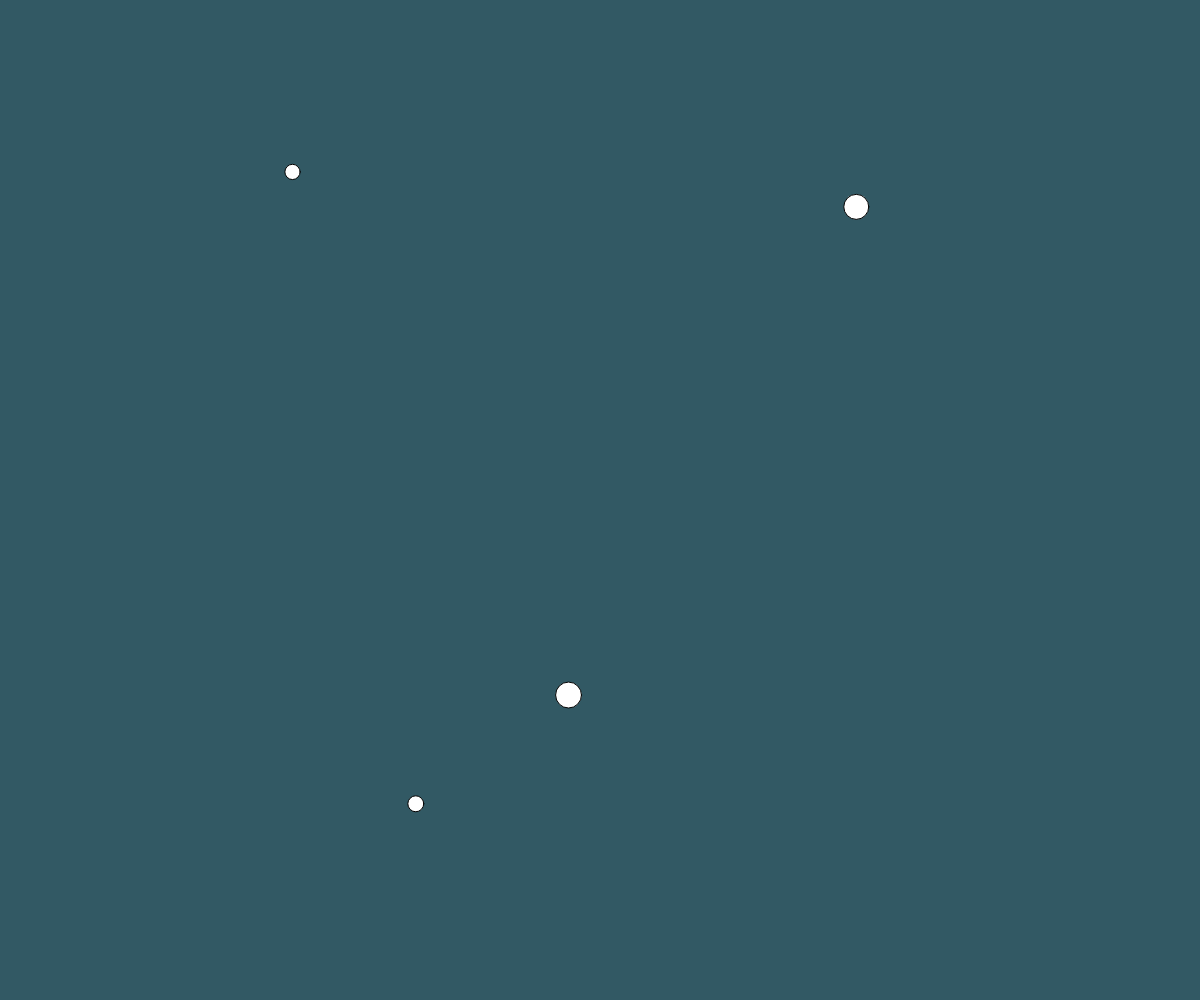
Frame 1 (no input)
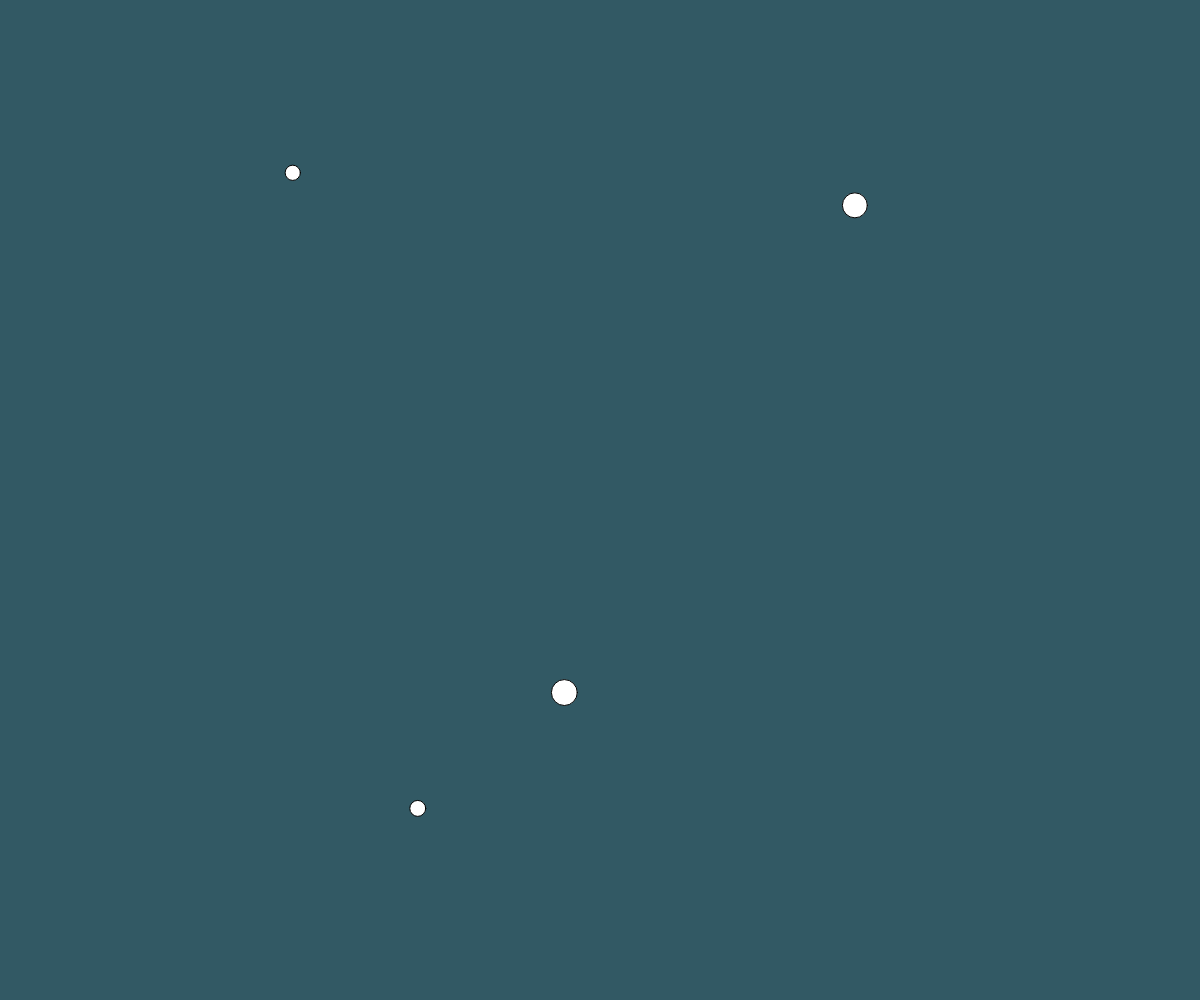
Frame 60 (no input)
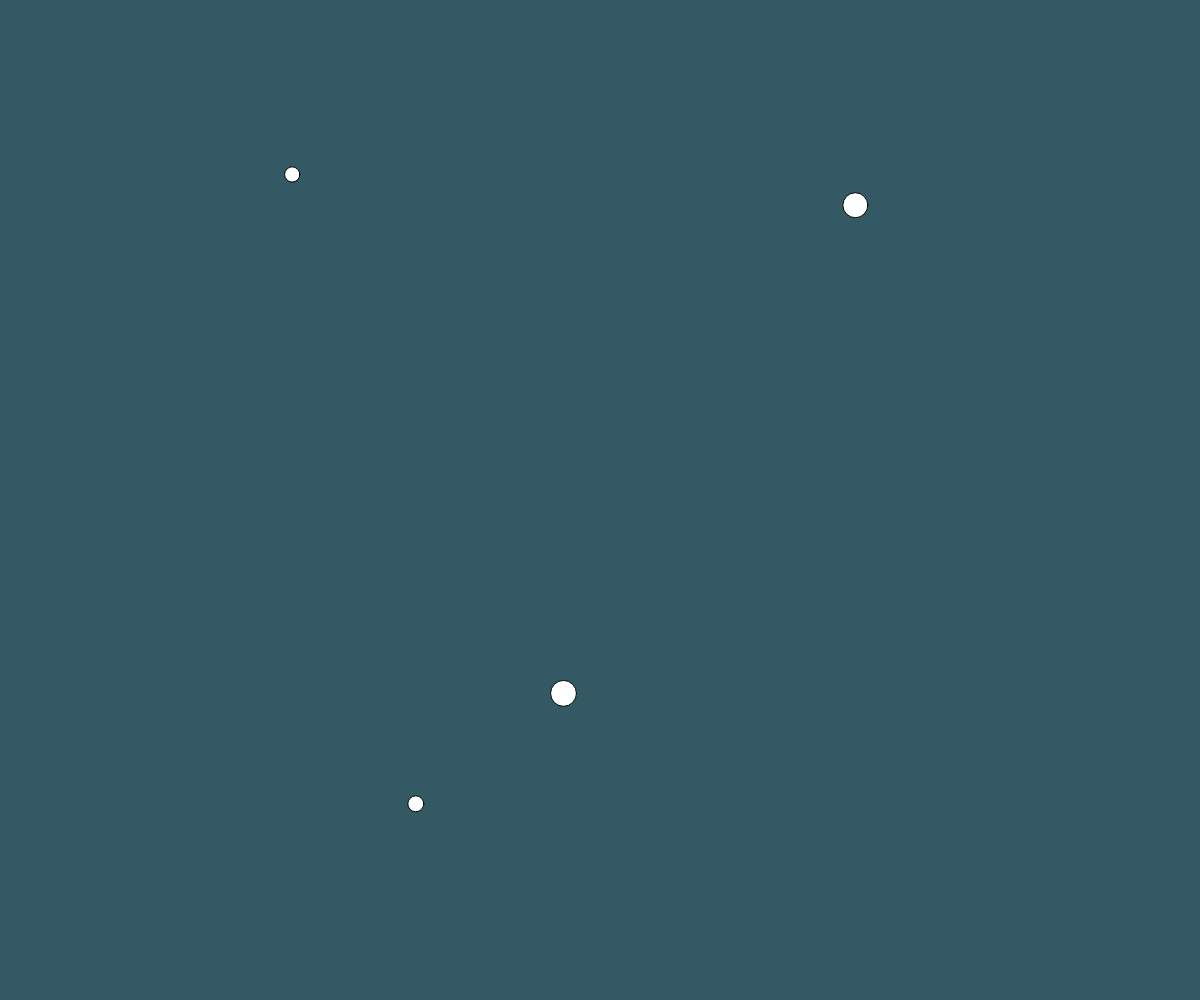
Frame 120 (the mouse pressed at the canvas centre since frame 60)

The p5.js sketch that drew these frames (run headless with seeded random() and noise() and a simulated clock; from frame 60 on, the mouse is pressed at the canvas centre):

// p5.js sketch
// ── sketch.js
/*
 * @name Multiple Objects
 * @arialabel Four small white circles places randomly on a dark navy background that move in small amounts in various directions by itself like they are jittering 
 * @description Create a Jitter class, instantiate multiple objects,
 * and move it around the screen.
 */

let bug1; // Declare objects
let bug2;
let bug3;
let bug4;

function setup() {
  createCanvas(windowWidth, windowHeight);

  translate(windowWidth / 2, windowHeight / 2);
  // Create object
  bug1 = new Jitter();
  bug2 = new Jitter();
  bug3 = new Jitter();
  bug4 = new Jitter();
}

function draw() {
  background(50, 89, 100);
  bug1.move();
  bug1.display();
  bug2.move();
  bug2.display();
  bug3.move();
  bug3.display();
  bug4.move();
  bug4.display();
}

// Jitter class
class Jitter {
  constructor() {
    this.x = random(width);
    this.y = random(height);
    this.diameter = random(10, 30);
    this.speed = 1;
  }

  move() {
    this.x += random(-this.speed, this.speed);
    this.y += random(-this.speed, this.speed);
  }

  display() {
    ellipse(this.x, this.y, this.diameter, this.diameter);
  }
}

function windowResized() {
    resizeCanvas(windowWidth, windowHeight);
  }
